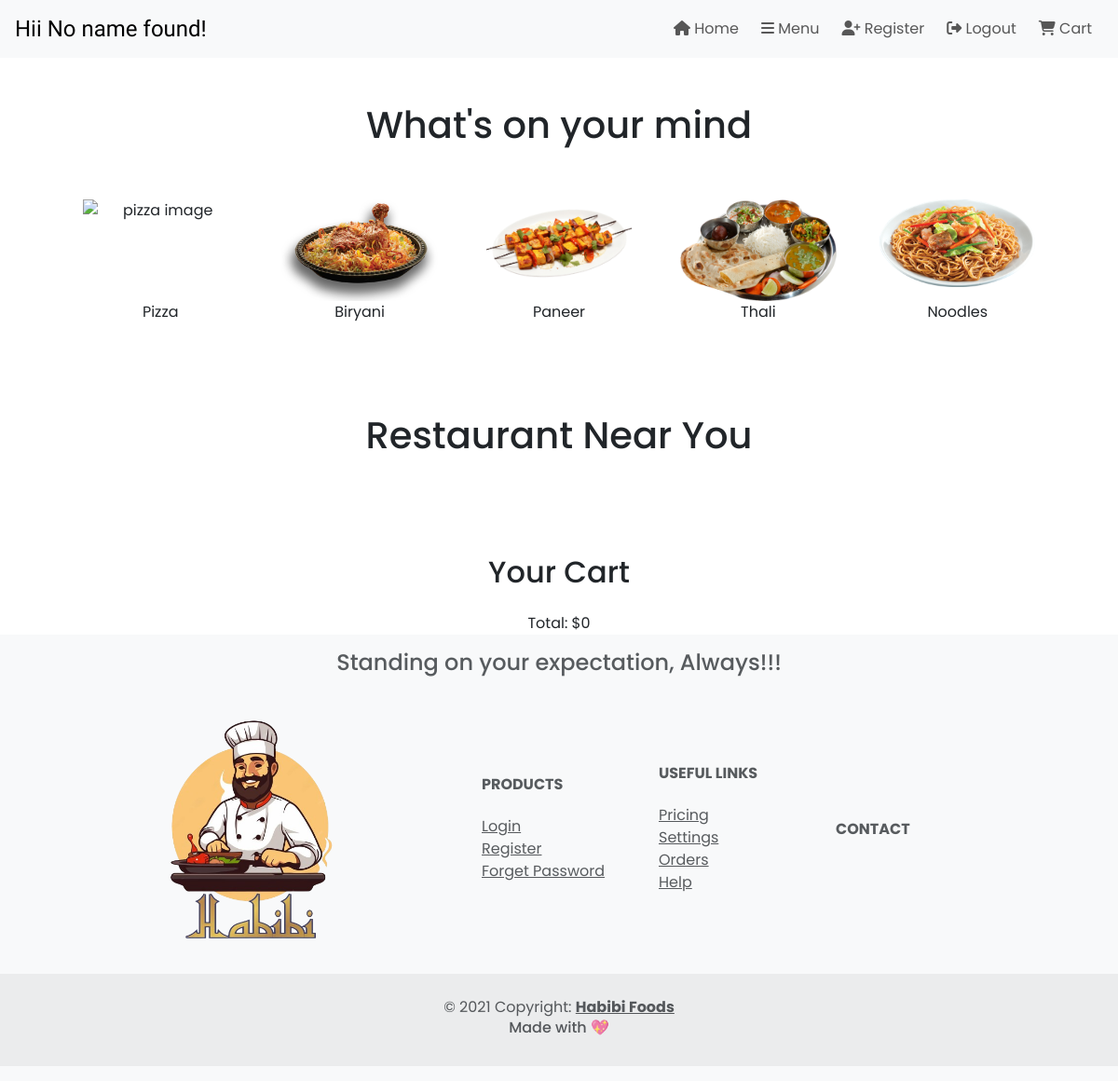
The page /menu/ (signed in) on the database as committed earlier.
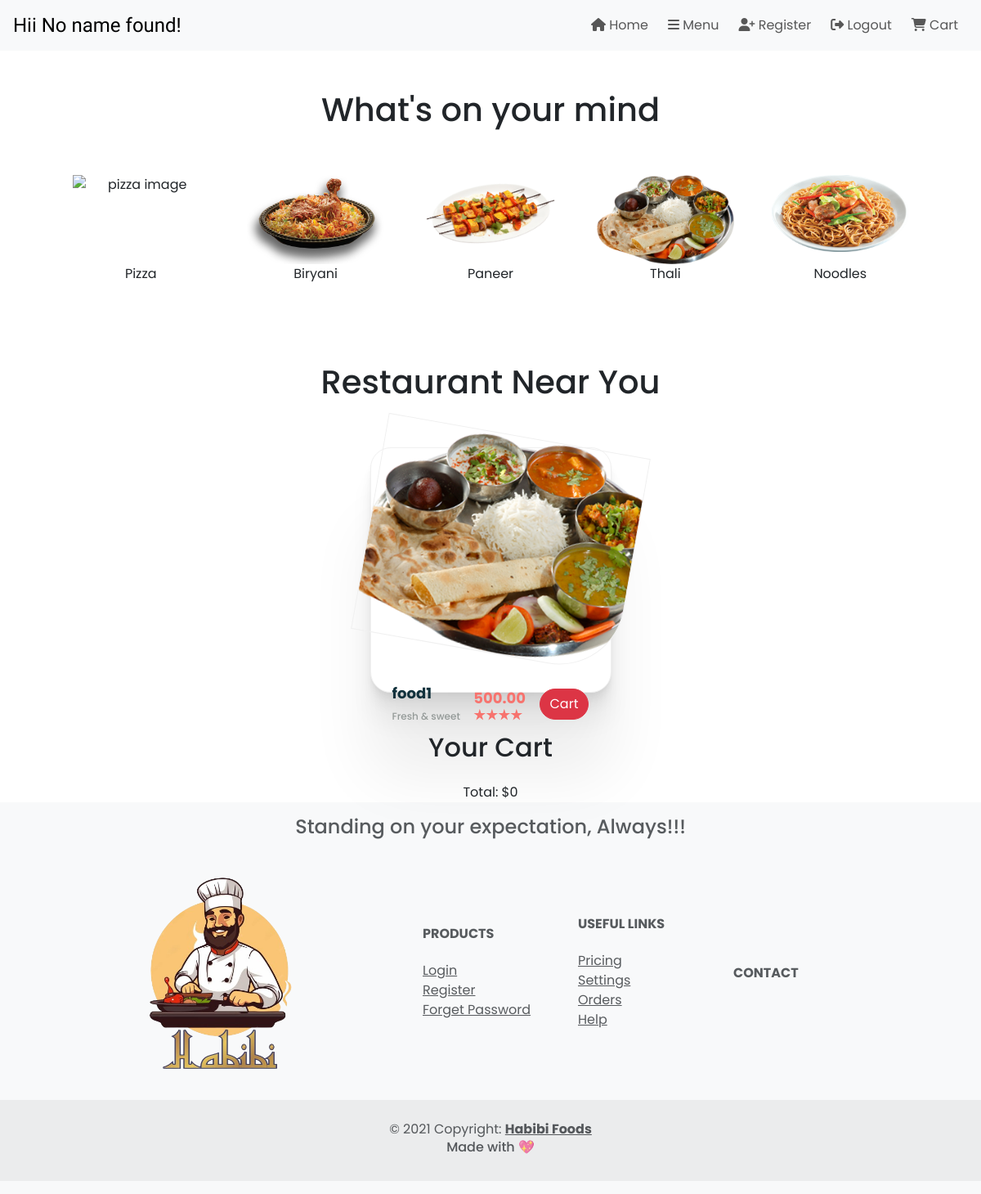
The same page on the database as committed later.
### restaurant/models.py (models this page shows)
class foodItems(models.Model):
    name = models.CharField(max_length=255)
    price = models.DecimalField(max_digits=10, decimal_places=2)
    image = models.ImageField(upload_to='images/')
    restaurantName = models.CharField(max_length=50)

### menu/views.py (the view)
# urls.py: path('menu/',menuviews.menu,name = 'menu'),
@login_required
def menu(request):
    user = request.user
    foods = foodItems.objects.all()
    print("my output ",foodItems)
    if hasattr(user, 'customeruser'):
        name = user.customeruser.name
    else:
        name = "No name found"
    return render(request, 'index1.html', {'name': name, 'foodItems':foods})

### menu/templates/index1.html (shortened to what this page needs)
<!DOCTYPE html>
<html>
{% load static %}
<head>
    <link href="https://cdn.jsdelivr.net/npm/bootstrap@5.3.3/dist/css/bootstrap.min.css" rel="stylesheet"
>
    <link rel="stylesheet" href="https://cdn.jsdelivr.net/npm/bootstrap-icons@1.11.1/font/bootstrap-icons.css"
>
    <link rel="stylesheet" href={% static 'style.css' %}>
</head>
<body>
    {% include "header.html" %}
    <div class="container text-center justify-content-center">
        <br>
        <br>
        <h1>What's on your mind</h1>
        <br>
        <br>
        <section id='hehe' class="d-flex justify-content-evenly flex-wrap">
            <div class="main_items">
                <img class="img-fluid" src={% static 'pizza.png' %} alt="pizza image">
                <p>Pizza</p>
            </div>
            <div class="main_items">
                <img class="img-fluid" src={% static 'biryani.png' %} alt="biryani image">
                <p>Biryani</p>
            </div>
            <div class="main_items">
                <img class="img-fluid" src={% static 'paneer.png' %} alt="paneer image">
                <p>Paneer</p>
            </div>
            <div class="main_items">
                <img class="img-fluid" src={% static 'thali.png' %} alt="thali image">
                <p>Thali</p>
            </div>
            <div class="main_items">
                <img class="img-fluid" src={% static 'noodle.png' %} alt="noodle image">
                <p>Noodles</p>
            </div>
        </section>
    </div>
    <br>
    <br>
    <div class="container-fluid text-center d-flex justify-content-center flex-wrap py-5">
        <h1>Restaurant Near You</h1>
    </div>
    <section class="cards d-flex justify-content-evenly flex-wrap">
        {% if foodItems is None %}
        <p>Khana Nhi milega</p>
        {% else %}
        {% for food in foodItems %}
        <div class="outer">
            <div class="inner" style="background: url(/media/{{ food.image }}) no-repeat center center/cover;"></div>
            <div class="item">
                <div class="item-name">
                    <h4>{{ food.name }}</h4>
                    <p>Fresh & sweet</p>
                </div>
                <div class="item-price">
                    <p>{{ food.price }}</p>
                    <div class="rating">
                        <div></div>
                        <div></div>
                        <div></div>
                        <div></div>
                    </div>
                </div>
                <div class="addtocart">
                    <button class="btn rounded-pill btn-danger add-to-cart" data-id="{{ food.id }}">Cart</button>
                </div>
            </div>
        </div>
        {% endfor %}
        {% endif %}
    </section>
    <div class="container text-center justify-content-center mt-5">
        <h2>Your Cart</h2>
        <p id="total-price" class="mt-3">Total: $0</p>
    </div>
    {% include "footer.html" %}
</body>
</html>

Rows that differ between the two databases and show on the page:
added foodItems: image (picture), name "food1", price "500.00"
